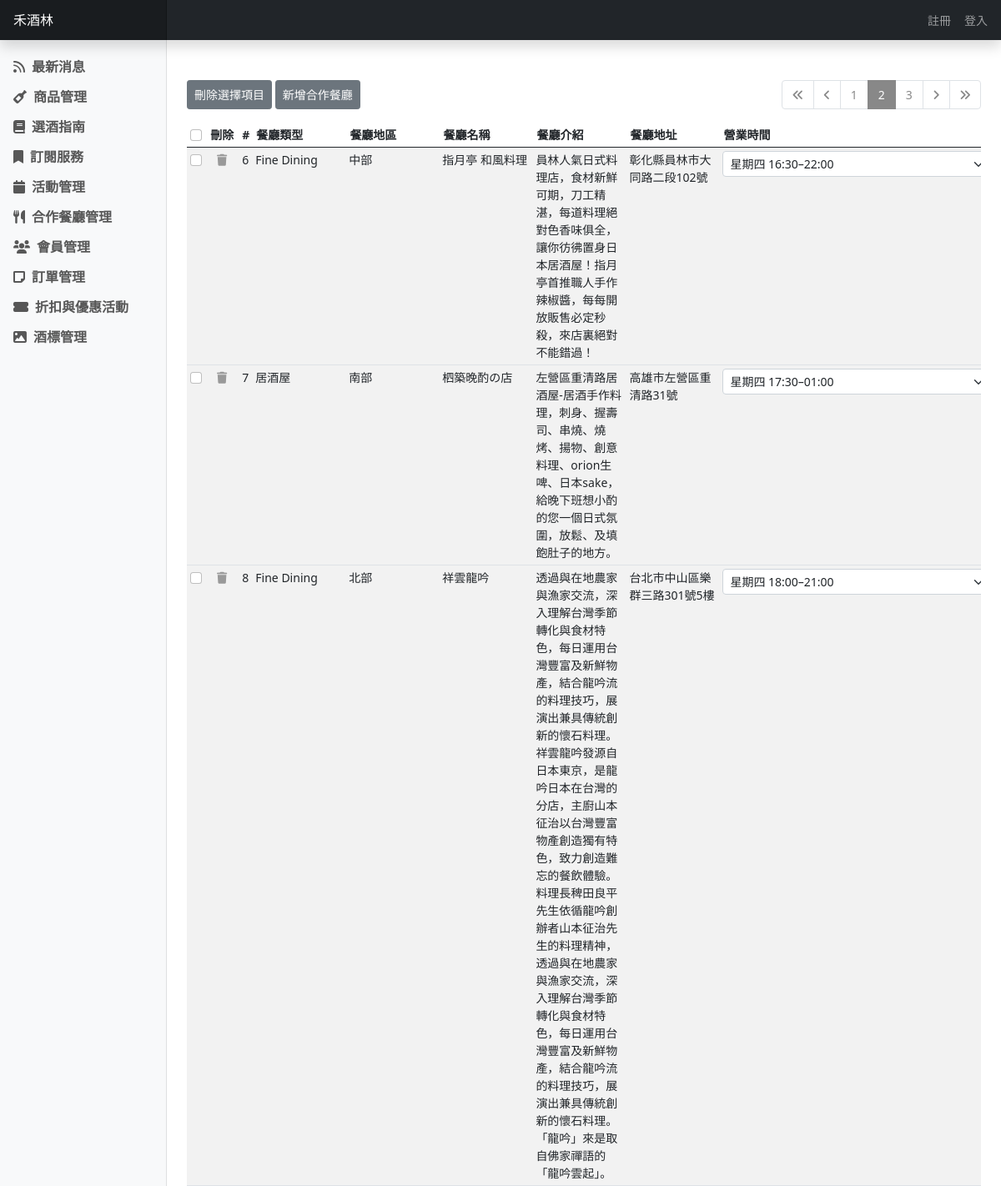
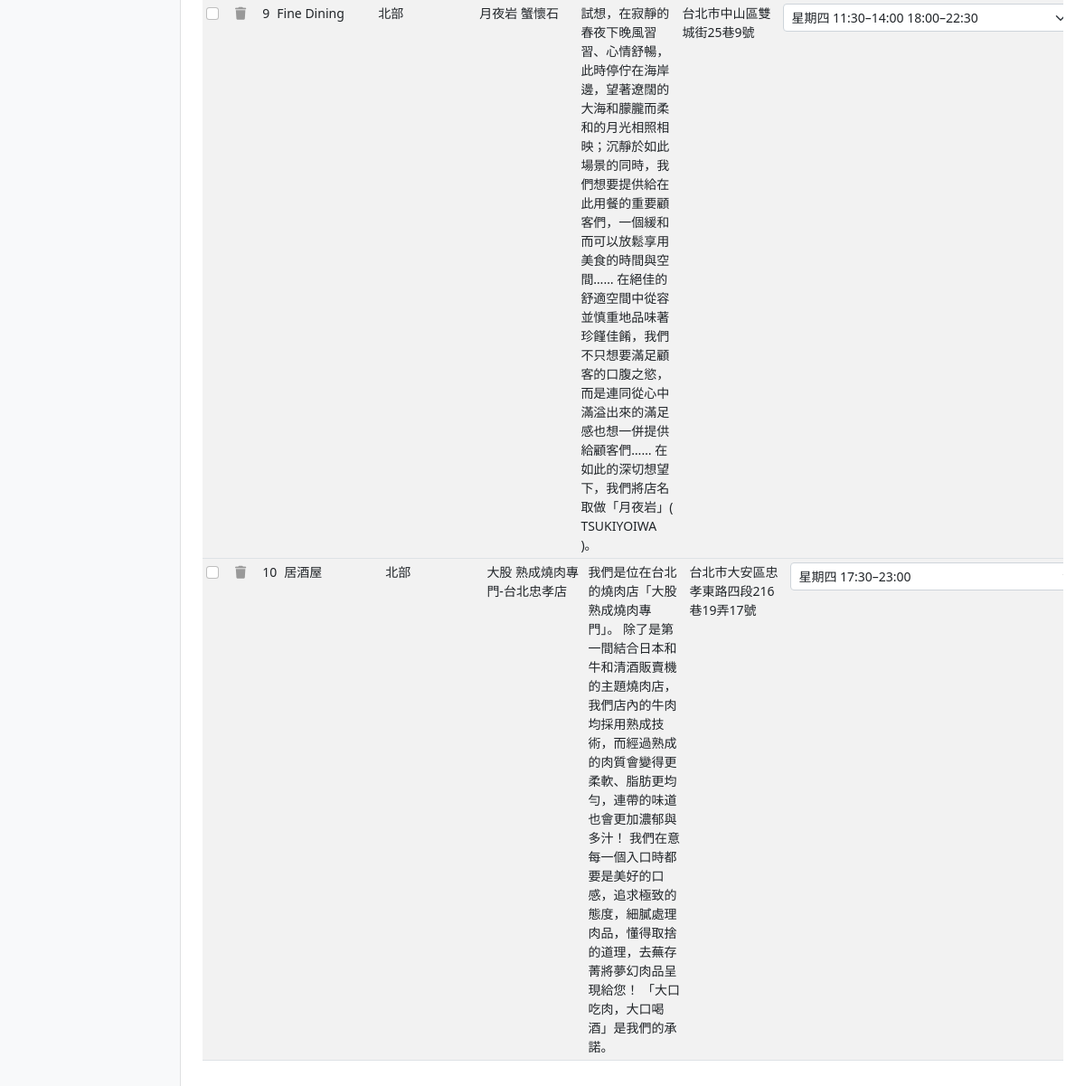
Screenshot of /restaurant.php?page=2 with the database file from the repository (2 pictures, top to bottom).
### tables this page shows
CREATE TABLE `restaurant` (
  `res_id` int(11) NOT NULL,
  `res_type` varchar(20) NOT NULL COMMENT 'Fine Dining / 居酒屋 / Sake Bar',
  `res_area` varchar(2) NOT NULL COMMENT '北部 / 中部 / 南部',
  `res_name` varchar(50) NOT NULL COMMENT '陣列儲存營業時間資料\r\n"[""12:00–15:00 18:00–22:00"", \r\n""12:00–15:00 18:00–22:00"",\r\n""12:00–15:00 18:00–22:00"",\r\n""12:00–15:00 18:00–22:00"",\r\n""12:00–15:00 18:00–22:00"",\r\n""12:00–15:00 18:00–22:00"",\r\n""12:00–15:00 18:00–22:00""]"',
  `res_intro` varchar(255) NOT NULL,
  `res_address` varchar(255) NOT NULL,
  `res_ser_hours` varchar(255) NOT NULL,
  `res_t_number` varchar(20) NOT NULL,
  `web_link` varchar(255) DEFAULT NULL COMMENT '可為空值',
  `fb_link` varchar(255) DEFAULT NULL COMMENT '可為空值',
  `ig_link` varchar(255) DEFAULT NULL COMMENT '可為空值',
  `booking_link` varchar(255) DEFAULT NULL COMMENT '可為空值',
  `res_create_date` datetime NOT NULL COMMENT '自然產生',
  `res_update_date` datetime NOT NULL COMMENT '自然產生'
);

### restaurant.php (the view, shortened to what this page needs)
<?php require __DIR__. '\parts\__connect_db.php';
$sql_t = "SELECT COUNT(1) FROM restaurant";
$total = $pdo->query($sql_t)->fetch(PDO::FETCH_NUM)[0];
$perPage = 5;
$totalPages = ceil($total/$perPage);
$page = isset($_GET['page']) ? intval($_GET['page']) : 1 ;
$sql = sprintf("SELECT * FROM restaurant LIMIT %s, %s", ($page-1)*5, $perPage);
$rows = $pdo->query($sql)->fetchAll();
?>
<?php include __DIR__ . '\parts\__head.php'?>
<div class="d-flex justify-content-between mt-5">
    <div>
    <button type="button" class="btn btn-secondary btn-sm" onclick="deleteMany()">刪除選擇項目</button>
    <button type="button" class="btn btn-secondary btn-sm" onclick="location.href='restaurant_add.php'">新增合作餐廳</button>
    </div>
    <nav aria-label="Page navigation example">
        <ul class="pagination">
            <li class="page-item <?= 1==$page ? 'disabled' : '' ?>">
                <a class="page-link" href="?page=<?= $page-5 ?>"><i class="fas fa-angle-double-left"></i></a>
            </li>
            <li class="page-item <?= 1==$page ? 'disabled' : '' ?>">
                <a class="page-link" href="?page=<?= $page-1 ?>"><i class="fas fa-angle-left"></i></a>
            </li>
            <?php for($i=1; $i<=$totalPages; $i++): ?>
              <li class="page-item <?= $page==$i? 'active' : ''?>"><a class="page-link" href="?page=<?=$i?>"><?= $i ?></a></li>
            <?php endfor ?>
            <li class="page-item <?= $totalPages==$page ? 'disabled' : '' ?>">
                <a class="page-link" href="?page=<?= $page+1 ?>"><i class="fas fa-angle-right"></i></a>
            </li>
            <li class="page-item <?= $totalPages==$page ? 'disabled' : '' ?>">
                <a class="page-link" href="?page=<?= $page+5 ?>"><i class="fas fa-angle-double-right"></i></a>
            </li>
        </ul>
    </nav>
</div>
<div class="table-responsive" style="overflow-x: scroll; height: 80vh;">
    <table class="table table-striped table-sm">
        <thead>
            <tr class="d-flex">
                <th>
                    <input class="form-check-input" type="checkbox" value="" id="isAll"/>
                </th>
                <th style="flex: 0 0 auto; width: 3%; text-align: center">
                    刪除
                </th>
                <th>#</th>
                <th class="col-1">餐廳類型</th>
                <th class="col-1">餐廳地區</th>
                <th class="col-1">餐廳名稱</th>
                <th class="col-1">餐廳介紹</th>
                <th class="col-1">餐廳地址</th>
                <th class="col-3">營業時間</th>
            </tr>
        </thead>
        <tbody>
        <?php foreach($rows as $r) { ?>
            <tr class="d-flex">
                <td>
                    <input class="form-check-input check" type="checkbox" value="<?= $r['res_id']?>" />
                </td>
                <td style="flex: 0 0 auto; width: 3%; text-align: center">
                    <a href="javascript: delete_it(<?=$r['res_id']?>)"><i class="fas fa-trash"></i></a>
                </td>
                <td><?= htmlentities($r['res_id']) ?></td>
                <td class="col-1"><?= htmlentities($r['res_type']) ?></td>
                <td class="col-1"><?= htmlentities($r['res_area']) ?></td>
                <td class="col-1"><?= htmlentities($r['res_name']) ?></td>
                <td class="col-1"><?= htmlentities($r['res_intro']) ?></td>
                <td class="col-1"><?= htmlentities($r['res_address']) ?></td>
                <td class="col-3" data-time="<?= $r['res_id']?>"></td>
                <td class="col-1" style="overflow-wrap: break-word;"><?= htmlentities($r['res_t_number']) ?></td>
            </tr>
            <tr>
            <?php } ?>
        </tbody>
    </table>
</div>

### parts/dashboard.css (style rules this page uses)
body { font-size: .875rem; }
.sidebar { position: fixed; top: 0; bottom: 0; left: 0; z-index: 100; padding: 48px 0 0; box-shadow: inset -1px 0 0 rgba(0, 0, 0, .1); }
.navbar-brand { padding-top: .75rem; padding-bottom: .75rem; font-size: 1rem; background-color: rgba(0, 0, 0, .25); box-shadow: inset -1px 0 0 rgba(0, 0, 0, .25); }

### parts/__head.php (style rules this page uses)
.navbar-nav .nav-link { text-align: right; }
.rounded { border-radius: 0.25rem !important; }
.btn-toggle { display: inline-flex; align-items: center; padding: 0.25rem 1rem; font-weight: 600; color: rgba(0, 0, 0, 0.65); background-color: transparent; border: 0; }
ul li button i { margin-right: 0.5rem; }
td .fas { color: #999; }
.btn-group-sm > .btn, .btn-sm { height: 2.2rem; }
.page-item.active .page-link { background-color: #888; border-color: #888; }
.page-item a { color: #888; }
input[type='checkbox'] { cursor: pointer; }

### rows the page displays
restaurant: res_id "6", res_type "Fine Dining", res_area "中部", res_name "指月亭 和風料理", res_intro "員林人氣日式料理店，食材新鮮可期，刀工精湛，每道料理絕對色香味俱全，讓你彷彿置身日本居酒屋！指月亭首推職人手作辣椒醬，每每開放販售必定秒殺，來店裏絕對不能錯過！", res_address "彰化縣員林市大同路二段102號"
restaurant: res_id "7", res_type "居酒屋", res_area "南部", res_name "柶築晚酌の店", res_intro "左營區重清路居酒屋-居酒手作料理，刺身、握壽司、串燒、燒烤、揚物、創意料理、orion生啤、日本sake，給晚下班想小酌的您一個日式氛圍，放鬆、及填飽肚子的地方。", res_address "高雄市左營區重清路31號"
restaurant: res_id "8", res_type "Fine Dining", res_area "北部", res_name "祥雲龍吟", res_intro "透過與在地農家與漁家交流，深入理解台灣季節轉化與食材特色，每日運用台灣豐富及新鮮物產，結合龍吟流的料理技巧，展演出兼具傳統創新的懷石料理。祥雲龍吟發源自日本東京，是龍吟日本在台灣的分店，主廚山本征治以台灣豐富物產創造獨有特色，致力創造難忘的餐飲體驗。 料理長稗田良平先生依循龍吟創辦者山本征治先生的料理精神，透過與在地農家與漁家交流，深入理解台灣季節轉化與食材特色，每日運用台灣豐富及新鮮物產，結合龍吟流的料理技巧，展演出兼具傳統創新的懷石料理。 「龍吟」來是取自佛家禪語的「龍吟雲起」。", res_address "台北市中山區樂群三路301號5樓"
restaurant: res_id "9", res_type "Fine Dining", res_area "北部", res_name "月夜岩 蟹懷石", res_intro "試想，在寂靜的春夜下晚風習習、心情舒暢，此時停佇在海岸邊，望著遼闊的大海和朦朧而柔和的月光相照相映；沉靜於如此場景的同時，我們想要提供給在此用餐的重要顧客們，一個緩和而可以放鬆享用美食的時間與空間…… 在絕佳的舒適空間中從容並慎重地品味著珍饉佳餚，我們不只想要滿足顧客的口腹之慾，而是連同從心中滿溢出來的滿足感也想一併提供給顧客們…… 在如此的深切想望下，我們將店名取做「月夜岩」( TSUKIYOIWA )。", res_address "台北市中山區雙城街25巷9號"
restaurant: res_id "10", res_type "居酒屋", res_area "北部", res_name "大股 熟成燒肉專門-台北忠孝店", res_intro "我們是位在台北的燒肉店「大股熟成燒肉專門」。 除了是第一間結合日本和牛和清酒販賣機的主題燒肉店，我們店內的牛肉均採用熟成技術，而經過熟成的肉質會變得更柔軟、脂肪更均勻，連帶的味道也會更加濃郁與多汁！ 我們在意每一個入口時都要是美好的口感，追求極致的態度，細膩處理肉品，懂得取捨的道理，去蕪存菁將夢幻肉品呈現給您！ 「大口吃肉，大口喝酒」是我們的承諾。", res_address "台北市大安區忠孝東路四段216巷19弄17號"
